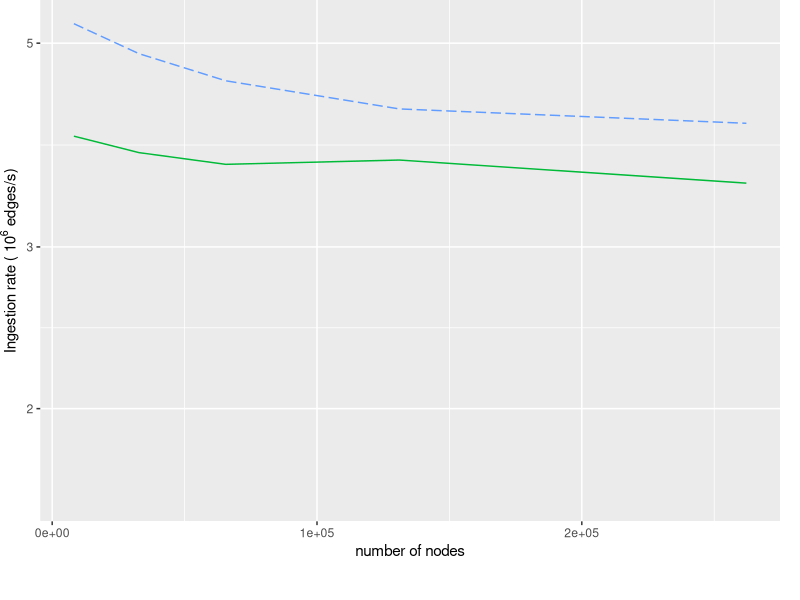
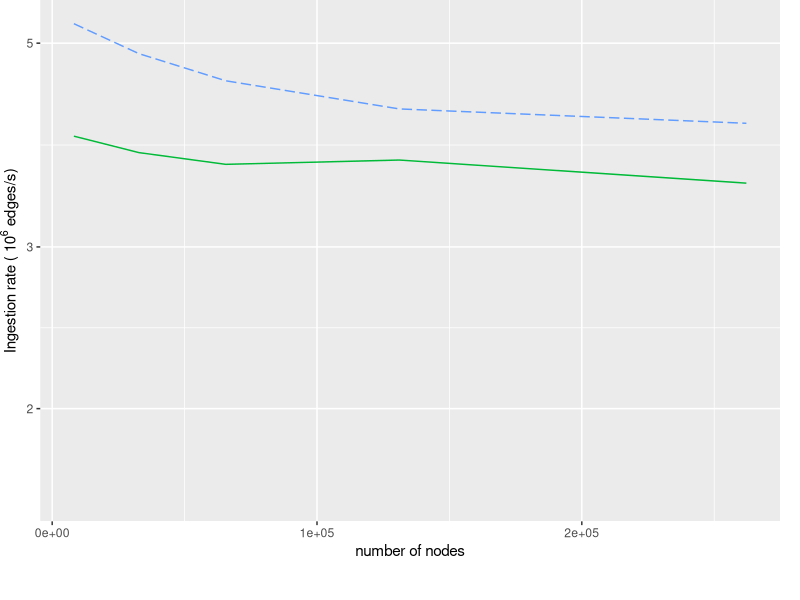

These charts were generated, in order, by the following R code:
library(tidyverse)
library("scales")

speed <- read.csv("speed_data_unlim.csv")

ggplot() +
  geom_line(data = speed, mapping = aes(x = nodes, y = ingestion_rate/10^6, color = alg, linetype = alg), size = 0.5) +
  labs(y=expression(paste("Ingestion rate (", ~10^6," edges/s)")), x ="number of nodes") + 
  scale_y_continuous(trans="log10") +
  labs(color = "System\n") +
  theme(legend.position = c(0.45, -0.30), legend.direction = 'horizontal', plot.margin = grid::unit(c(0,1,2,0), 'lines')) +
  guides(linetype="none") +
  scale_color_hue(labels = c("GraphZeppelin Gutter Tree", "GraphZepplin leaf gutters", "Aspen")) + 
  scale_linetype_manual("", breaks=c("stream_mem", "stream_ext", "aspen_top")
                        , values=c("longdash", "solid", "dashed"))

ggsave(filename = "speed_unlim.png", width = 6, height = 3, unit = "in")
